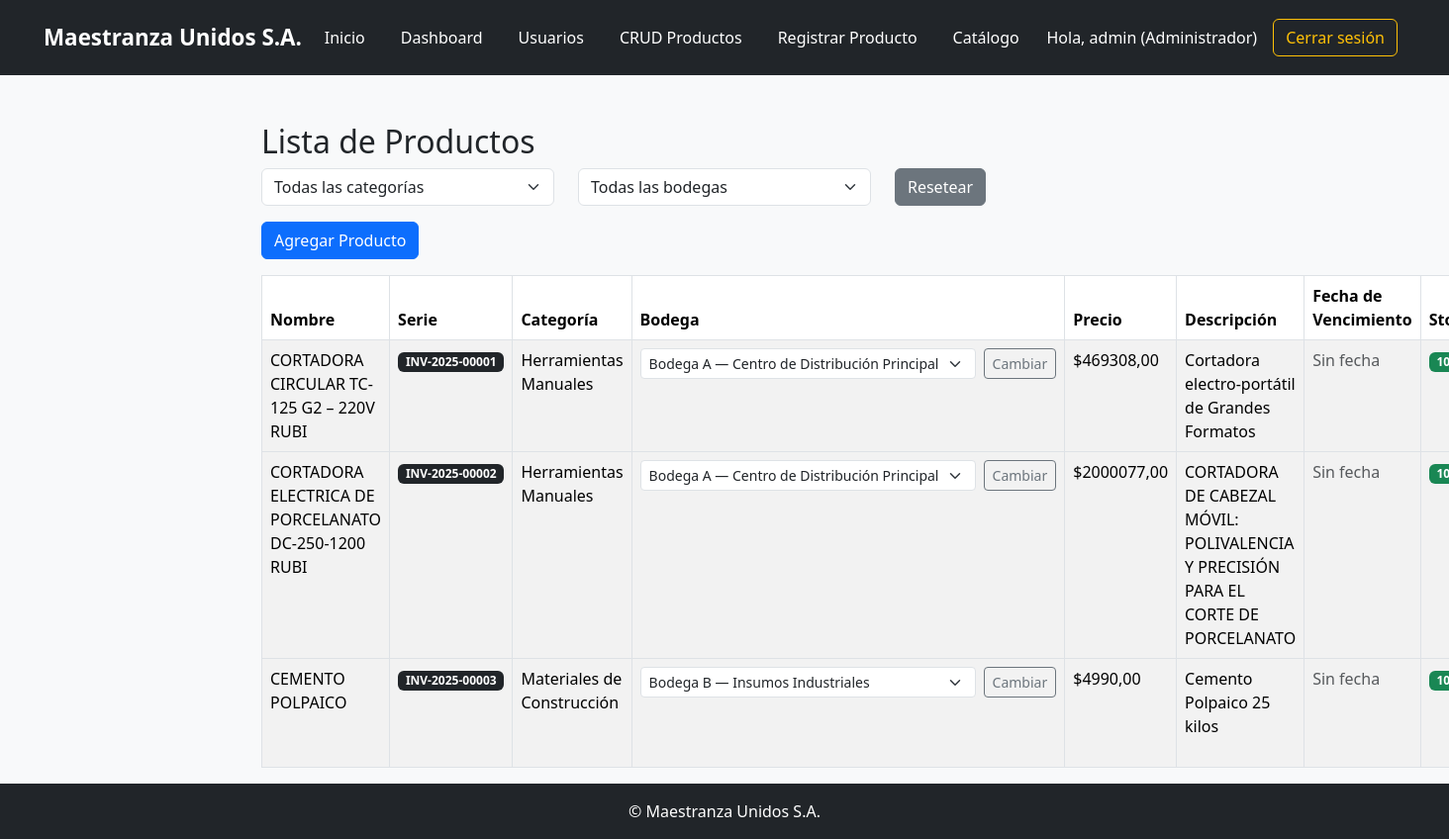
/productos/crud/ (signed in), run on an earlier commit of the app's database.
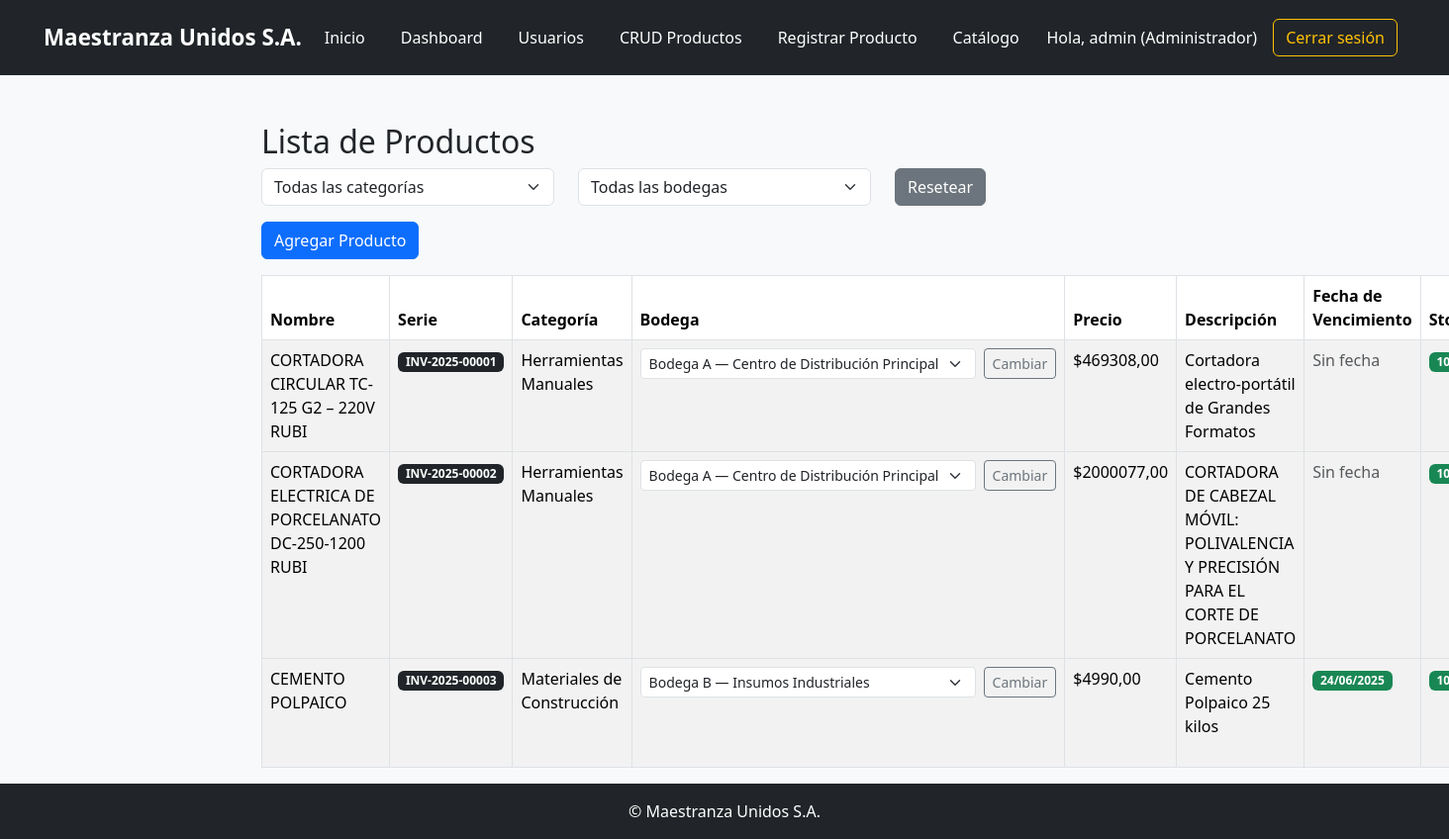
And on a later commit of the database.
### inventario/models.py (models this page shows, shortened)
class Producto(models.Model):
    nombre = models.CharField(max_length=100)
    categoria = models.ForeignKey(
        CategoriaProducto,
        on_delete=models.SET_NULL,
        null=True,
        blank=True,
        related_name='productos'
    )
    descripcion = models.TextField(blank=True)
    precio = models.DecimalField(max_digits=10, decimal_places=2)
    imagen = models.ImageField(upload_to='productos/', null=True, blank=True)
    fecha_vencimiento = models.DateField(null=True, blank=True)
    stock = models.PositiveIntegerField(default=0)
    stock_minimo = models.PositiveIntegerField(default=1)
    serial_number = models.CharField(
        max_length=20,
        unique=True,
        editable=False,
        blank=True,
        help_text="Número de serie generado automáticamente"
    )
    bodega = models.ForeignKey(
        Bodega,
        on_delete=models.CASCADE,
        related_name='productos',
        null=True,
        blank=True
    )

class CategoriaProducto(models.Model):
    nombre = models.CharField(max_length=100, unique=True)

class Bodega(models.Model):
    nombre = models.CharField(max_length=100, unique=True)

### inventario/views.py (the view)
# urls.py: path('productos/crud/', views.producto_crud, name='producto_crud'),
@login_required
@groups_required('Gestor de Inventario', 'Almacén')
def producto_crud(request):
    categoria_id = request.GET.get('categoria')
    bodega_id = request.GET.get('bodega')
    categorias = CategoriaProducto.objects.order_by('nombre')
    bodegas = Bodega.objects.order_by('nombre')
    productos = Producto.objects.all()
    if categoria_id:
        productos = productos.filter(categoria_id=categoria_id)
    if bodega_id:
        productos = productos.filter(bodega_id=bodega_id)
    if 'delete' in request.GET:
        producto = get_object_or_404(Producto, pk=request.GET['delete'])
        producto.delete()
        return redirect('producto_crud')
    return render(request, 'inventario/producto_crud.html', {
        'productos': productos,
        'categorias': categorias,
        'bodegas': bodegas,
        'categoria_seleccionada': int(categoria_id) if categoria_id else None,
        'bodega_seleccionada': int(bodega_id) if bodega_id else None,
        'today': date.today(),
        'today_plus_7': date.today() + timedelta(days=7),
    })

### inventario/views.py (called while the page is built)
def groups_required(*group_names):
    def check_groups(user):
        return user.is_authenticated and (
            user.groups.filter(name__in=group_names).exists() or user.groups.filter(name='Administrador').exists()
        )
    return user_passes_test(check_groups)

### inventario/templates/inventario/producto_crud.html (shortened to what this page needs)
{% extends 'inventario/base.html' %}
{% block content %}
<div class="container mt-5">
  <h2>Lista de Productos</h2>
  <form method="get" class="row mb-3">
    <div class="col-md-4">
      <select name="categoria" class="form-select" onchange="this.form.submit()">
        <option value="">Todas las categorías</option>
      </select>
    </div>
    <div class="col-md-4">
      <select name="bodega" class="form-select" onchange="this.form.submit()">
        <option value="">Todas las bodegas</option>
      </select>
    </div>
    <div class="col-md-2">
      <a href="{% url 'producto_crud' %}" class="btn btn-secondary">Resetear</a>
    </div>
  </form>
  {% if request.user.groups.first and request.user.groups.first.name != 'Almacén' %}
    <a href="{% url 'registro_producto' %}" class="btn btn-primary mb-3">Agregar Producto</a>
  {% endif %}
  <table class="table table-bordered table-striped">
    <thead>
      <tr>
        <th>Nombre</th>
        <th>Serie</th>
        <th>Categoría</th>
        <th><strong>Bodega</strong></th>
        {% if request.user.groups.first and request.user.groups.first.name == 'Administrador' %}
          <th>Precio</th>
        {% endif %}
        <th>Descripción</th>
        <th>Fecha de Vencimiento</th>
        <th>Stock</th>
      </tr>
    </thead>
    <tbody>
      {% for producto in productos %}
        <tr>
          <td>{{ producto.nombre }}</td>
          <td><span class="badge bg-dark">{{ producto.serial_number }}</span></td>
          <td>{{ producto.categoria.nombre|default:"Sin categoría" }}</td>
          <td>
            {% if request.user.groups.first and request.user.groups.first.name != 'Almacén' %}
              <form method="post" action="{% url 'cambiar_bodega' producto.id %}" class="d-flex align-items-center">
                <select name="nueva_bodega" class="form-select form-select-sm me-2" style="width: auto;">
                  {% for b in bodegas %}
                    <option value="{{ b.id }}" {% if producto.bodega and producto.bodega.id == b.id %}selected{% endif %}>
                      {{ b.nombre }}
                    </option>
                  {% endfor %}
                </select>
                <button type="submit" class="btn btn-sm btn-outline-secondary">Cambiar</button>
              </form>
            {% else %}
              {{ producto.bodega.nombre }}
            {% endif %}
          </td>
          {% if request.user.groups.first and request.user.groups.first.name == 'Administrador' %}
            <td>${{ producto.precio }}</td>
          {% endif %}
          <td>{{ producto.descripcion }}</td>
          <td>
            {% if producto.fecha_vencimiento %}
              {% if producto.fecha_vencimiento < today %}
                <span class="badge bg-danger">Vencido ({{ producto.fecha_vencimiento|date:"d/m/Y" }})</span>
              {% elif producto.fecha_vencimiento <= today_plus_7 %}
                <span class="badge bg-warning text-dark">Por vencer ({{ producto.fecha_vencimiento|date:"d/m/Y" }})</span>
              {% else %}
                <span class="badge bg-success">{{ producto.fecha_vencimiento|date:"d/m/Y" }}</span>
              {% endif %}
            {% else %}
              <span class="text-muted">Sin fecha</span>
            {% endif %}
          </td>
          <td>
            {% if producto.stock <= producto.stock_minimo %}
              <span class="badge bg-danger">Bajo ({{ producto.stock }})</span>
            {% else %}
              <span class="badge bg-success">{{ producto.stock }}</span>
            {% endif %}
          </td>
        </tr>
      {% empty %}
        <tr><td colspan="9" class="text-center">No hay productos registrados.</td></tr>
      {% endfor %}
    </tbody>
  </table>
</div>
{% endblock %}

What changed in the data, as far as the page shows it:
changed Producto "CEMENTO POLPAICO": fecha_vencimiento (not shown) → "24/06/2025"; no longer shows "Sin fecha"
